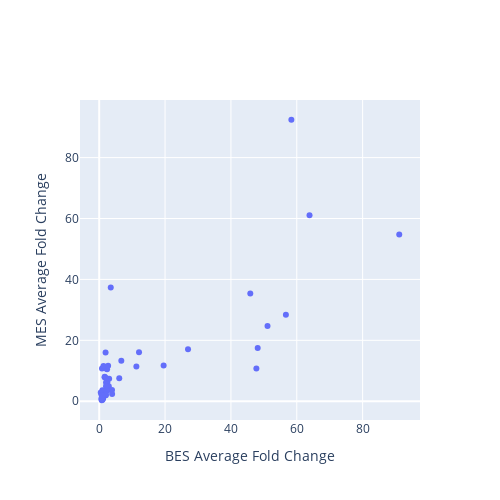

Notebook cell for this chart:
### Code cell
# MC MES array
from plotly.subplots import make_subplots
import plotly.graph_objects as go
import plotly.io as pio

fig = make_subplots(
    rows=1,
    cols=1,
    #subplot_titles=["MES vs Main VSG"],
)

scatter = go.Scatter(
    x=merge['BES'],
    y=merge['MES'],
    mode='markers',
    text=list(merge.index.values),
    hoverinfo='text',
    name='scatter',
    showlegend=False,
    # hovertemplate='%{text}'
)
fig.add_trace(scatter, row=1, col=1)

fig.update_layout(
    width=500,
    height=500,
    showlegend=False,
    hovermode='closest',
    xaxis_title="BES Average Fold Change",
    yaxis_title="MES Average Fold Change",
)

# Save as an exportable HTML file
pio.write_html(
    fig,
    file="BES_vs_MES.html",   # change path/name if you like
    include_plotlyjs="cdn",
    full_html=True,
    auto_open=False,
)
fig

### Figure 1 — Plotly figure (JSON) as saved in the notebook; plotly's stock layout.template omitted (floating-point values rounded to 4 significant figures)
{"data": [{"hoverinfo": "text", "mode": "markers", "name": "scatter", "showlegend": false, "text": ["BDF2_1_KO48", "BDF3_1_KO24", "BET151_1_Drug12h", "BET151_1_Drug24h", "BET151_1_Drug3h", "BET151_1_Drug48h", "BET151_1_Drug6h", "BET151_1_Drug72h", "CAF1b_1_RNAi24", "CFB2_1_RNAi9", "DFO_1_DFO", "DFO_1_DFOFe", "DFO_1_Fe", "DRBD18_1_RNAi12", "H1_1_RNAi96", "H3H4_1_KOH3", "H3H4_1_KOH3J", "H3H4_1_KOH4", "H3H4_1_KOH4J", "H3H4_1_KOJ2", "H3H4_2_KO48", "H3H4_3_KO48", "H3_1_KOH3", "H3_1_KOH3J", "H3_1_KOJ", "IPMK_1_RNAi36", "IPMK_2_RNAi36", "MCMBP_1_KO24", "MCMBP_1_KO48", "PIP5Pase_1_KO", "PIP5Pase_2_D360A_N362A", "PNUTS_1_RNAi48", "RBP10_1_RNAi24", "RBP10_2_RNAi24", "RBP10_3_RNAi24", "RBP33_1_RNAi48", "RBP42_1_KO24", "RBP42_1_KO48", "RBP42_1_KO72", "RNaseH1_1_KO", "RNaseH2A_1_RNAi24", "RNaseH2A_2_RNAi36", "SET27_1_KO", "SET27_1_sKO", "SNF2PH_1_RNAi48", "TFR_1_RNAi24", "TbATR_1_RNAi24", "TbATR_2_RNAi36", "TbESB1_1_RNAi24", "TbESB1_2_KO48", "TbESB1_3_OE24", "TbHAT_1_RNAi48HAT1", "TbHAT_1_RNAi48HAT2", "TbPP1one_1_RNAi24", "TbPP1seven_1_RNAi24", "TbRAP1_1_2SD", "TbRAP1_1_5A", "TbRAP1_1_KO", "TbRAP1_2_dMyb", "TbSAP_1_RNAi72", "VEX1_1_Oe72", "VEX1_2_RNAi72", "VEX1_4_RNAi24", "VEX1_5_RNAi48", "VEX1_6_RNAi72", "VEX1and2_1_RNAi24", "VEX1and2_1_RNAi48", "VEX2_1_RNAi24", "VEX2_1_RNAi48", "ZC3H28_1_RNAi10", "ZC3H28_1_RNAi14", "ZC3H28_1_RNAi16", "ZC3H28_1_RNAi24", "ZC3H40_1_RNAi72", "ZC3H5_2_RNAi12", "ZC3H5_3_RNAi12", "ZC3H5_4_RNAi12", "ZC3H5_5_RNAi12"], "type": "scatter", "x": [1.055, 2.459, 1.0, 0.8629, 1.077, 0.7574, 1.02, 0.851, 3.508, 1.02, 1.004, 1.003, 1.009, 0.9988, 3.919, 1.559, 2.919, 1.0, 1.045, 0.7822, 2.109, 1.94, 2.317, 2.084, 0.8907, 1.016, 1.0, 2.588, 6.715, 51.11, 11.29, 2.397, 1.08, 1.0, 0.9698, 1.299, 1.238, 0.8984, 0.8792, 1.045, 1.577, 1.641, 3.886, 2.021, 1.197, 1.253, 2.423, 12.09, 1.923, 0.6729, 3.02, 0.4706, 0.9664, 45.88, 0.7454, 26.97, 19.57, 56.69, 91.11, 2.707, 6.089, 2.065, 1.276, 1.681, 2.034, 63.86, 58.35, 48.13, 47.73, 0.9916, 0.9377, 0.9282, 0.9158, 1.97, 0.981, 0.9138, 0.9476, 0.6629], "xaxis": "x", "y": [1.429, 6.232, 0.9679, 0.9209, 1.094, 2.66, 1.112, 10.79, 37.36, 2.828, 1.058, 0.9462, 0.979, 0.8353, 2.376, 2.289, 4.952, 0.523, 0.784, 0.3256, 10.76, 15.98, 4.589, 6.133, 1.061, 1.095, 0.8934, 4.769, 13.29, 24.67, 11.41, 10.48, 0.8867, 0.9267, 0.6424, 11.59, 1.321, 1.245, 2.474, 1.07, 2.591, 7.851, 3.699, 1.985, 2.854, 1.423, 3.462, 16.06, 2.084, 2.109, 7.368, 2.875, 3.585, 35.38, 0.5807, 17.07, 11.73, 28.42, 54.78, 11.63, 7.551, 4.931, 3.267, 8.027, 7.644, 61.1, 92.42, 17.47, 10.75, 0.9833, 0.7509, 0.7501, 0.9364, 2.296, 1.132, 1.158, 1.875, 0.9314], "yaxis": "y"}], "layout": {"height": 500, "hovermode": "closest", "showlegend": false, "width": 500, "xaxis": {"anchor": "y", "domain": [0, 1], "title": {"text": "BES Average Fold Change"}}, "yaxis": {"anchor": "x", "domain": [0, 1], "title": {"text": "MES Average Fold Change"}}}}
